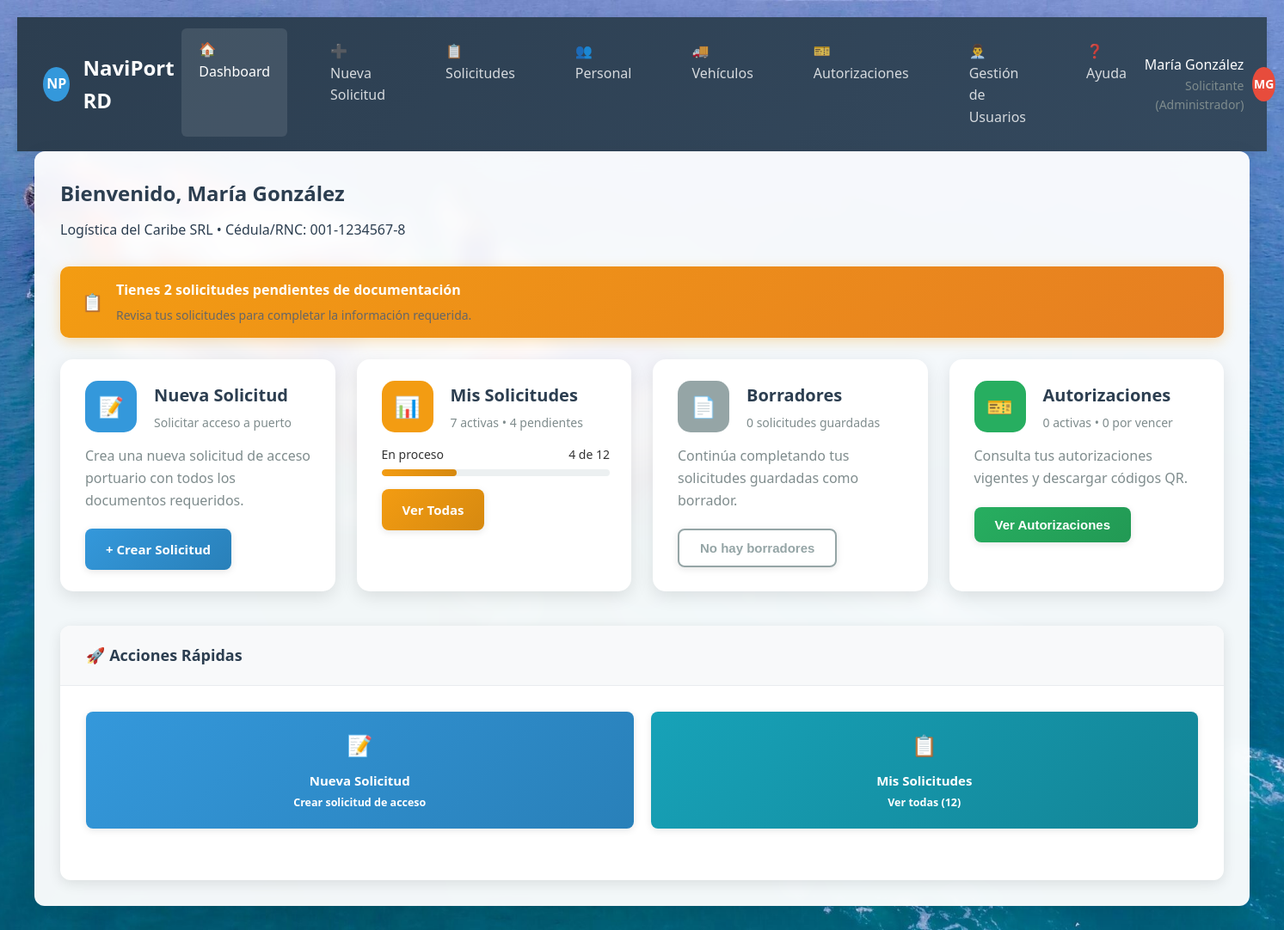
/solicitudes/dashboard/ (signed in), run on the app's committed database.
### accounts/models.py (models this page shows, shortened)
class User(AbstractUser):
    ROLE_CHOICES = [
        ('solicitante', 'Solicitante'),
        ('evaluador', 'Evaluador Portuario'),
        ('supervisor', 'Supervisor'),
        ('admin_tic', 'Administrador TIC'),
        ('oficial_acceso', 'Oficial de Acceso Físico'),
        ('direccion', 'Dirección Logística'),
    ]
    role = models.CharField(
        max_length=20,
        choices=ROLE_CHOICES,
        default='solicitante',
        verbose_name='Rol'
    )
    cedula_rnc = models.CharField(
        max_length=20,
        unique=True,
        validators=[
            RegexValidator(
                regex=r'^(\d{3}-\d{7}-\d{1}|\d{3}-\d{5}-\d{1})$',
                message='Formato inválido. Use XXX-XXXXXXX-X para cédula o XXX-XXXXX-X para RNC'
            )
        ],
        verbose_name='Cédula/RNC'
    )
    telefono = models.CharField(
        max_length=15,
        blank=True,
        validators=[
            RegexValidator(
                regex=r'^\+?1?\d{9,15}$',
                message='Número de teléfono inválido'
            )
        ],
        verbose_name='Teléfono'
    )
    empresa = models.ForeignKey(
        'Empresa',
        on_delete=models.SET_NULL,
        null=True,
        blank=True,
        related_name='usuarios',
        verbose_name='Empresa'
    )
    es_admin_empresa = models.BooleanField(default=False, verbose_name='Admin de Empresa')
    puede_crear_usuarios = models.BooleanField(default=False, verbose_name='Puede Crear Usuarios')
    activo = models.BooleanField(default=True, verbose_name='Activo')
    created_at = models.DateTimeField(auto_now_add=True, verbose_name='Creado el')
    updated_at = models.DateTimeField(auto_now=True, verbose_name='Actualizado el')
    failed_login_attempts = models.PositiveIntegerField(default=0, verbose_name='Intentos fallidos')
    is_locked = models.BooleanField(default=False, verbose_name='Bloqueado')
    locked_until = models.DateTimeField(null=True, blank=True, verbose_name='Bloqueado hasta')
    last_login_ip = models.GenericIPAddressField(null=True, blank=True, verbose_name='Última IP')
    class Meta:
        verbose_name = 'Usuario'
        verbose_name_plural = 'Usuarios'
        ordering = ['-created_at']
    def get_display_name(self):
        return self.get_full_name() or self.username
    def get_role_display_with_admin(self):
        role_display = self.get_role_display()
        if self.es_admin_empresa and self.role == 'solicitante':
            return f"{role_display} (Administrador)"
        return role_display
    def is_solicitante(self):
        return self.role == 'solicitante'

class Empresa(models.Model):
    rnc = models.CharField(
        max_length=15,
        unique=True,
        validators=[
            RegexValidator(
                regex=r'^\d{3}-\d{5}-\d{1}$',
                message='Formato inválido. Use XXX-XXXXX-X para RNC'
            )
        ],
        verbose_name='RNC'
    )
    nombre = models.CharField(max_length=200, verbose_name='Nombre')
    telefono = models.CharField(
        max_length=15,
        blank=True,
        validators=[
            RegexValidator(
                regex=r'^\+?1?\d{9,15}$',
                message='Número de teléfono inválido'
            )
        ],
        verbose_name='Teléfono'
    )
    email = models.EmailField(verbose_name='Email')
    representante_legal = models.ForeignKey(
        User,
        on_delete=models.CASCADE,
        related_name='empresas_representadas',
        verbose_name='Representante Legal'
    )
    activa = models.BooleanField(default=True, verbose_name='Activa')
    verificada = models.BooleanField(default=False, verbose_name='Verificada')
    certificado_rnc = models.FileField(
        upload_to='empresas/certificados/',
        blank=True,
        verbose_name='Certificado RNC'
    )
    numero_licencia = models.CharField(
        max_length=20,
        unique=True,
        blank=True,
        null=True,
        verbose_name='Número de Licencia'
    )
    fecha_expedicion_licencia = models.DateField(
        blank=True,
        null=True,
        verbose_name='Fecha de Expedición'
    )
    fecha_expiracion_licencia = models.DateField(
        blank=True,
        null=True,
        verbose_name='Fecha de Expiración'
    )
    fecha_expiracion_contrato = models.DateField(
        blank=True,
        null=True,
        verbose_name='Expiración Contrato'
    )
    tipo_licencia = models.ForeignKey(
        'evaluacion.TipoLicencia',
        on_delete=models.SET_NULL,
        blank=True,
        null=True,
        related_name='empresas_asignadas',
        verbose_name='Tipo de Licencia',
        help_text='Tipo de licencia que determina los servicios base autorizados'
    )
    servicios_autorizados = models.ManyToManyField(
        'evaluacion.Servicio',
        related_name='empresas_autorizadas',
        blank=True,
        verbose_name='Servicios Autorizados',
        help_text='Servicios específicos que la empresa está autorizada a ofrecer'
    )
    puede_solicitud_excepcional = models.BooleanField(
        default=False,
        verbose_name='Permite Solicitud Excepcional',
        help_text='Si está habilitado, la empresa puede realizar solicitudes excepcionales aprobadas por supervisión'
    )
    created_at = models.DateTimeField(auto_now_add=True, verbose_name='Registrada el')
    updated_at = models.DateTimeField(auto_now=True, verbose_name='Actualizada el')
    class Meta:
        verbose_name = 'Empresa'
        verbose_name_plural = 'Empresas'
        ordering = ['-created_at']

### solicitudes/views.py (the view)
# urls.py: path('dashboard/', dashboard_redirect, name='dashboard'),
@login_required
@role_required('solicitante')
def dashboard(request):
    solicitudes_list = request.user.solicitudes.select_related('empresa', 'puerto_destino', 'motivo_acceso').all()
    today = datetime.now().date()
    first_day_month = today.replace(day=1)
    stats = {
        'total_solicitudes': solicitudes_list.count(),
        'solicitudes_mes': solicitudes_list.filter(creada_el__date__gte=first_day_month).count(),
        'pendientes': solicitudes_list.filter(estado__in=['pendiente', 'en_revision']).count(),
        'aprobadas': solicitudes_list.filter(estado='aprobada').count(),
        'documentos_faltantes': solicitudes_list.filter(estado='documentos_faltantes').count(),
        'borradores': solicitudes_list.filter(estado='borrador').count(),
        'activas': solicitudes_list.filter(estado__in=['pendiente', 'en_revision', 'aprobada']).count(),
    }
    total_evaluadas = solicitudes_list.filter(estado__in=['aprobada', 'rechazada']).count()
    if total_evaluadas > 0:
        stats['porcentaje_aprobacion'] = round((stats['aprobadas'] / total_evaluadas) * 100)
    else:
        stats['porcentaje_aprobacion'] = 0
    from control_acceso.models import Autorizacion
    try:
        autorizaciones = Autorizacion.objects.filter(
            solicitud__solicitante=request.user,
            estado='activa'
        )
        stats['autorizaciones_activas'] = autorizaciones.count()
        stats['autorizaciones_por_vencer'] = autorizaciones.filter(
            valida_hasta__lte=today + timedelta(days=7)
        ).count()
    except:
        stats['autorizaciones_activas'] = 0
        stats['autorizaciones_por_vencer'] = 0
    paginator = Paginator(solicitudes_list, 10)
    page_number = request.GET.get('page')
    solicitudes = paginator.get_page(page_number)
    context = {
        'user': request.user,
        'solicitudes': solicitudes,
        'stats': stats
    }
    return render(request, 'solicitudes/dashboard.html', context)

### templates/solicitudes/dashboard.html (shortened to what this page needs)
{% extends 'base.html' %}
{% load static %}
{% load notificaciones_tags %}
{% block extra_css %}
<link rel="stylesheet" href="{% static 'solicitudes/css/solicitudes.css' %}">
{% endblock %}
{% block content %}
<div class="navbar">
    <div class="navbar-brand">
        <div class="logo">NP</div>
        NaviPort RD
    </div>
    <ul class="navbar-menu">
        <li class="active"><a href="{% url 'solicitudes:dashboard' %}" style="color: inherit; text-decoration: none;">🏠 Dashboard</a></li>
        <li><a href="{% url 'solicitudes:solicitud_wizard_inicio' %}" style="color: inherit; text-decoration: none;">➕ Nueva Solicitud</a></li>
        <li><a href="{% url 'solicitudes:mis_solicitudes' %}" style="color: inherit; text-decoration: none;">📋 Solicitudes</a></li>
        <li><a href="{% url 'gestion_personal:dashboard' %}" style="color: inherit; text-decoration: none;">👥 Personal</a></li>
        <li><a href="{% url 'gestion_vehiculos:dashboard' %}" style="color: inherit; text-decoration: none;">🚚 Vehículos</a></li>
        <li><a href="{% url 'solicitudes:mis_autorizaciones' %}" style="color: inherit; text-decoration: none;">🎫 Autorizaciones</a></li>
        {% if user.es_admin_empresa %}
        <li><a href="{% url 'accounts:gestionar_usuarios' %}" style="color: inherit; text-decoration: none;">👨‍💼 Gestión de Usuarios</a></li>
        {% endif %}
        <li><a href="{% url 'accounts:ayuda' %}" style="color: inherit; text-decoration: none;">❓ Ayuda</a></li>
    </ul>
    <div class="navbar-user">
        <div style="text-align: right; margin-right: 10px;">
            <div class="user-name">{{ user.get_display_name }}</div>
            <div style="font-size: 14px; color: #7f8c8d;">{{ user.get_role_display_with_admin }}</div>
        </div>
        <div class="user-avatar" title="Clic para opciones">{{ user.get_display_name|slice:':1'|upper }}{{ user.last_name|slice:':1'|upper }}</div>
    </div>
</div>
{% get_notificaciones as notificaciones_lista %}
<div class="content-area">
    <div style="margin-bottom: 30px;">
        <h2 style="color: #2c3e50; margin-bottom: 10px;">Bienvenido, {{ user.get_display_name }}</h2>
        <p style="color: #2c3e50;">{% if user.empresa %}{{ user.empresa.nombre }}{% else %}Sin empresa asignada{% endif %} • Cédula/RNC: {{ user.cedula_rnc }}</p>
    </div>
    {% if stats.documentos_faltantes > 0 %}
    <div class="notification-bar">
        <span style="font-size: 20px;">📋</span>
        <div>
            <strong>Tienes {{ stats.documentos_faltantes }} solicitud{% if stats.documentos_faltantes != 1 %}es{% endif %} pendiente{% if stats.documentos_faltantes != 1 %}s{% endif %} de documentación</strong>
            <p style="margin: 5px 0 0 0; font-size: 14px; color: #666;">Revisa tus solicitudes para completar la información requerida.</p>
        </div>
    </div>
    {% endif %}
    <div class="dashboard-cards">
        <div class="dashboard-card">
            <div class="card-header">
                <div class="card-icon" style="background: #3498db;">📝</div>
                <div>
                    <div class="card-title">Nueva Solicitud</div>
                    <div class="card-subtitle">Solicitar acceso a puerto</div>
                </div>
            </div>
            <p style="color: #7f8c8d; margin-bottom: 20px;">Crea una nueva solicitud de acceso portuario con todos los documentos requeridos.</p>
            <a href="{% url 'solicitudes:solicitud_wizard_inicio' %}" class="btn btn-primary">+ Crear Solicitud</a>
        </div>
        <div class="dashboard-card">
            <div class="card-header">
                <div class="card-icon" style="background: #f39c12;">📊</div>
                <div>
                    <div class="card-title">Mis Solicitudes</div>
                    <div class="card-subtitle">{{ stats.activas }} activas • {{ stats.pendientes }} pendientes</div>
                </div>
            </div>
            <div style="margin: 15px 0;">
                <div style="display: flex; justify-content: space-between; font-size: 14px; margin-bottom: 5px;">
                    <span>En proceso</span>
                    <span>{{ stats.pendientes }} de {{ stats.total_solicitudes }}</span>
                </div>
                <div class="progress-container">
                    <div class="progress-bar orange" style="width: {% if stats.total_solicitudes > 0 %}{% widthratio stats.pendientes stats.total_solicitudes 100 %}{% else %}0{% endif %}%;"></div>
                </div>
            </div>
            <a href="{% url 'solicitudes:mis_solicitudes' %}" class="btn btn-warning">Ver Todas</a>
        </div>
        <div class="dashboard-card">
            <div class="card-header">
                <div class="card-icon" style="background: #95a5a6;">📄</div>
                <div>
                    <div class="card-title">Borradores</div>
                    <div class="card-subtitle">{{ stats.borradores }} solicitudes guardadas</div>
                </div>
            </div>
            <p style="color: #7f8c8d; margin-bottom: 20px;">Continúa completando tus solicitudes guardadas como borrador.</p>
            {% if stats.borradores > 0 %}
                <a href="{% url 'solicitudes:mis_borradores' %}" class="btn btn-secondary">Ver Borradores ({{ stats.borradores }})</a>
            {% else %}
                <button class="btn btn-outline-secondary" disabled>No hay borradores</button>
            {% endif %}
        </div>
        <div class="dashboard-card">
            <div class="card-header">
                <div class="card-icon" style="background: #27ae60;">🎫</div>
                <div>
                    <div class="card-title">Autorizaciones</div>
                    <div class="card-subtitle">{{ stats.autorizaciones_activas }} activas • {{ stats.autorizaciones_por_vencer }} por vencer</div>
                </div>
            </div>
            <p style="color: #7f8c8d; margin-bottom: 20px;">Consulta tus autorizaciones vigentes y descargar códigos QR.</p>
            <button class="btn btn-success">Ver Autorizaciones</button>
        </div>
    </div>
    <div class="data-table" style="margin-top: 40px;">
        <div class="table-header">
            <div class="table-title">🚀 Acciones Rápidas</div>
        </div>
        <div style="padding: 30px; text-align: center;">
            <div style="display: grid; grid-template-columns: repeat(auto-fit, minmax(250px, 1fr)); gap: 20px; margin-bottom: 30px;">
                <a href="{% url 'solicitudes:solicitud_wizard_inicio' %}" class="btn btn-primary" style="padding: 20px; text-decoration: none;">
                    <div style="font-size: 24px; margin-bottom: 10px;">📝</div>
                    <div style="font-weight: bold;">Nueva Solicitud</div>
                    <small>Crear solicitud de acceso</small>
                </a>
                <a href="{% url 'solicitudes:mis_solicitudes' %}" class="btn btn-info" style="padding: 20px; text-decoration: none;">
                    <div style="font-size: 24px; margin-bottom: 10px;">📋</div>
                    <div style="font-weight: bold;">Mis Solicitudes</div>
                    <small>Ver todas ({{ stats.total_solicitudes }})</small>
                </a>
            </div>
        </div>
    </div>
</div>
{% endblock %}

### data on the page
User: get_display_name "María González", get_role_display_with_admin "Solicitante (Administrador)", get_display_name "M", last_name "G", empresa.nombre "Logística del Caribe SRL", cedula_rnc "001-1234567-8"

### other printed values
{{ stats.documentos_faltantes }} "2"
{{ stats.activas }} "7"
{{ stats.pendientes }} "4"
{{ stats.total_solicitudes }} "12"
{{ stats.borradores }} "0"
{{ stats.autorizaciones_activas }} "0"
{{ stats.autorizaciones_por_vencer }} "0"
